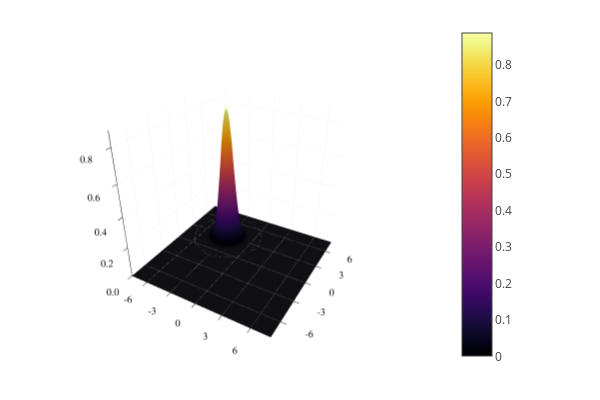

The notebook cell this image was saved under:
### Code cell
using Plots; plotlyjs()
using LinearAlgebra

freePropagator(finPos, startPos, finTime, startTime = 0, m = 1) = sqrt(m / (2 * pi * im * (finTime - startTime))) * exp(im * m / (2 * (finTime - startTime)) * (finPos - startPos)^2)  
freePropagatorC(qf, qfp, q0, q0p, tf, t0) = freePropagator(qf, q0, tf, t0) + freePropagator(qfp, q0p, tf, t0)
initStateFunction(q0, q0p, σ1, s1, p1, σ2, s2, p2) = (1//2 * pi * σ1)^(1//4) * exp(-(q0 - s1)^2 / (4 * σ1^2) + im * p1 * q0) * (1//2 * pi * σ2)^(1//4) * exp(-(q0p - s2)^2 / (4 * σ2^2) + im * p2 * q0p)

maxPos = 8
minPos = -8
stepPos = 0.25

pos1Vect = collect(minPos:stepPos:maxPos)
pos2Vect = collect(minPos:stepPos:maxPos)
posVectSize = size(pos1Vect, 1)
posMat = [(i, j) for i in pos1Vect, j in pos2Vect]

posToIndex(pos) = Int32((pos - minPos) / stepPos + 1)

initState(q) = initStateFunction(q[1], q[2], 0.5, +3, 0, 0.5, -3, 0)# + initStateFunction(q[1], q[2], 0.5, -3, 0, 0.5, +3, 0)
initMat = initState.(posMat)
initMat = round.(initMat, digits = 6)

α = 0.3
m = 1

springPropagator1(qf, qfp, q0, q0p, tf, t0) = freePropagatorC(qf, qfp, q0, q0p, tf, t0) * (1 - im * α * tf / 6 * (-2 * (m * (q0 + qf)^2 + m * (q0p + qfp)^2 + im * tf) + 2*q0*q0p + q0*qfp + q0p*qf + 2*qf*qfp))

surface(pos1Vect, pos2Vect, abs.(initMat))

### Figure 1 — Plotly figure (JSON) as saved in the notebook; plotly's stock layout.template omitted (floating-point values rounded to 4 significant figures; data arrays with more than 128 entries replaced by an {"elided": "..."} marker saying what was removed)
{"data": [{"colorbar": {"len": 0.9525, "title": "", "x": 0.7541, "y": 0.5139}, "colorscale": {"elided": "256x2 mixed values"}, "name": "y1", "opacity": null, "scene": "scene", "showlegend": false, "showscale": true, "type": "surface", "x": [-8, -7.75, -7.5, -7.25, -7, -6.75, -6.5, -6.25, -6, -5.75, -5.5, -5.25, -5, -4.75, -4.5, -4.25, -4, -3.75, -3.5, -3.25, -3, -2.75, -2.5, -2.25, -2, -1.75, -1.5, -1.25, -1, -0.75, -0.5, -0.25, 0, 0.25, 0.5, 0.75, 1, 1.25, 1.5, 1.75, 2, 2.25, 2.5, 2.75, 3, 3.25, 3.5, 3.75, 4, 4.25, 4.5, 4.75, 5, 5.25, 5.5, 5.75, 6, 6.25, 6.5, 6.75, 7, 7.25, 7.5, 7.75, 8], "xaxis": "x", "y": [-8, -7.75, -7.5, -7.25, -7, -6.75, -6.5, -6.25, -6, -5.75, -5.5, -5.25, -5, -4.75, -4.5, -4.25, -4, -3.75, -3.5, -3.25, -3, -2.75, -2.5, -2.25, -2, -1.75, -1.5, -1.25, -1, -0.75, -0.5, -0.25, 0, 0.25, 0.5, 0.75, 1, 1.25, 1.5, 1.75, 2, 2.25, 2.5, 2.75, 3, 3.25, 3.5, 3.75, 4, 4.25, 4.5, 4.75, 5, 5.25, 5.5, 5.75, 6, 6.25, 6.5, 6.75, 7, 7.25, 7.5, 7.75, 8], "yaxis": "y", "z": {"elided": "65x65 float values"}, "zaxis": "z", "zmax": 0.8862, "zmin": 0}], "layout": {"annotations": [], "height": 400, "legend": {"bgcolor": "rgba(255, 255, 255, 1.000)", "bordercolor": "rgba(0, 0, 0, 1.000)", "borderwidth": 1, "font": {"color": "rgba(0, 0, 0, 1.000)", "family": "sans-serif", "size": 11}, "title": {"font": {"color": "rgba(0, 0, 0, 1.000)", "family": "sans-serif", "size": 15}, "text": ""}, "tracegroupgap": 0, "traceorder": "normal", "x": 1, "xanchor": "auto", "y": 1, "yanchor": "auto"}, "margin": {"b": 20, "l": 0, "r": 0, "t": 20}, "paper_bgcolor": "rgba(255, 255, 255, 1.000)", "plot_bgcolor": "rgba(255, 255, 255, 1.000)", "scene": {"camera": {"eye": {"x": 1.126, "y": -1.95, "z": 1.3}, "projection": "orthographic"}, "domain": {"x": [0.03619, 0.7541], "y": [0.03762, 0.9902]}, "xaxis": {"gridcolor": "rgba(0, 0, 0, 0.100)", "gridwidth": 0.5, "linecolor": "rgba(0, 0, 0, 1.000)", "mirror": false, "range": [-8, 8], "showgrid": true, "showline": true, "showticklabels": true, "tickangle": 0, "tickcolor": "rgb(0, 0, 0)", "tickfont": {"color": "rgba(0, 0, 0, 1.000)", "family": "sans-serif", "size": 11}, "tickmode": "array", "ticks": "inside", "ticktext": ["-6", "-3", "0", "3", "6"], "tickvals": [-6, -3, 0, 3, 6], "title": "", "titlefont": {"color": "rgba(0, 0, 0, 1.000)", "family": "sans-serif", "size": 15}, "type": "-", "visible": true, "zeroline": false, "zerolinecolor": "rgba(0, 0, 0, 1.000)"}, "yaxis": {"gridcolor": "rgba(0, 0, 0, 0.100)", "gridwidth": 0.5, "linecolor": "rgba(0, 0, 0, 1.000)", "mirror": false, "range": [-8, 8], "showgrid": true, "showline": true, "showticklabels": true, "tickangle": 0, "tickcolor": "rgb(0, 0, 0)", "tickfont": {"color": "rgba(0, 0, 0, 1.000)", "family": "sans-serif", "size": 11}, "tickmode": "array", "ticks": "inside", "ticktext": ["-6", "-3", "0", "3", "6"], "tickvals": [-6, -3, 0, 3, 6], "title": "", "titlefont": {"color": "rgba(0, 0, 0, 1.000)", "family": "sans-serif", "size": 15}, "type": "-", "visible": true, "zeroline": false, "zerolinecolor": "rgba(0, 0, 0, 1.000)"}, "zaxis": {"gridcolor": "rgba(0, 0, 0, 0.100)", "gridwidth": 0.5, "linecolor": "rgba(0, 0, 0, 1.000)", "mirror": false, "range": [0, 0.8862], "showgrid": true, "showline": true, "showticklabels": true, "tickangle": 0, "tickcolor": "rgb(0, 0, 0)", "tickfont": {"color": "rgba(0, 0, 0, 1.000)", "family": "sans-serif", "size": 11}, "tickmode": "array", "ticks": "inside", "ticktext": ["0.0", "0.2", "0.4", "0.6", "0.8"], "tickvals": [0, 0.2, 0.4, 0.6, 0.8], "title": "", "titlefont": {"color": "rgba(0, 0, 0, 1.000)", "family": "sans-serif", "size": 15}, "type": "-", "visible": true, "zeroline": false, "zerolinecolor": "rgba(0, 0, 0, 1.000)"}}, "showlegend": true, "width": 600}}
